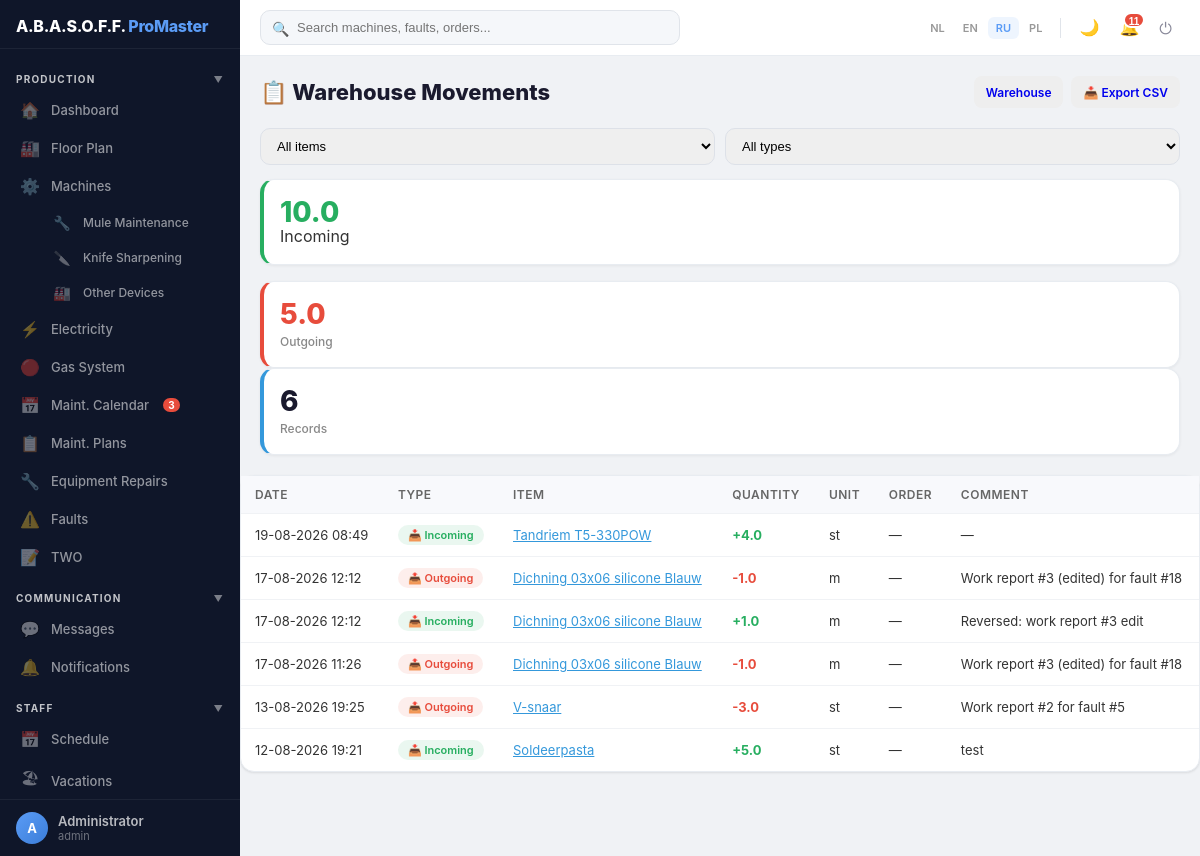
Screenshot of /warehouse/movements (signed in) with the database file from the repository.
### models.py (models this page shows, shortened)
class User(UserMixin, db.Model):
    __tablename__ = 'user'
    id = db.Column(db.Integer, primary_key=True)
    username = db.Column(db.String(80), unique=True, nullable=False)
    password_hash = db.Column(db.String(200), nullable=False)
    password_plain = db.Column(db.String(200))  # plaintext for admin view only
    login_count = db.Column(db.Integer, default=0)
    force_change_password = db.Column(db.Boolean, default=False)
    first_name = db.Column(db.String(100))
    last_name = db.Column(db.String(100))
    display_name = db.Column(db.String(200))
    phone = db.Column(db.String(50))  # мобильный телефон
    role = db.Column(db.String(20), default='user', index=True)
    access_level = db.Column(db.String(20), default='full')
    person_id = db.Column(db.Integer, db.ForeignKey('client.id'))
    is_active_user = db.Column(db.Boolean, default=True, index=True)
    hire_date = db.Column(db.Date)
    fire_date = db.Column(db.Date)
    created_at = db.Column(db.DateTime, default=datetime.utcnow)
    assigned_machines = db.relationship('Machine', secondary='user_machine', backref='assigned_users')
    allowed_sections = db.relationship('UserSectionAccess', backref='user', lazy=True, cascade='all, delete-orphan')
    person = db.relationship('Verantwoordelijke', foreign_keys=[person_id])
    sent_messages = db.relationship('Message', foreign_keys='Message.sender_id', backref='sender', lazy=True, cascade='all, delete-orphan')
    received_messages = db.relationship('Message', foreign_keys='Message.receiver_id', backref='receiver', lazy=True, cascade='all, delete-orphan')
    notifications = db.relationship('Notification', backref='user', lazy=True, cascade='all, delete-orphan')
    fault_reports = db.relationship('FaultReport', foreign_keys='FaultReport.reporter_id', back_populates='reporter', lazy=True)
    work_reports = db.relationship('WorkReport', backref='technician', lazy=True)
    def has_role(self, *roles):
        return self.role in roles

class VoorraadMutatie(db.Model):
    __tablename__ = 'warehouse_movement'
    id = db.Column(db.Integer, primary_key=True)
    item_id = db.Column(db.Integer, db.ForeignKey('warehouse_item.id'), nullable=False)
    type = db.Column(db.String(10), nullable=False)
    hoeveelheid = db.Column(db.Float, nullable=False)
    opdracht_id = db.Column(db.Integer, db.ForeignKey('opdracht.id'))
    opmerking = db.Column(db.Text)
    user_id = db.Column(db.Integer, db.ForeignKey('user.id'))  # кто совершил
    aangemaakt = db.Column(db.DateTime, default=datetime.utcnow)
    user = db.relationship('User', foreign_keys=[user_id])

class VoorraadItem(db.Model):
    __tablename__ = 'warehouse_item'
    id = db.Column(db.Integer, primary_key=True)
    naam = db.Column(db.String(300), nullable=False)
    description = db.Column(db.Text)
    categorie = db.Column(db.String(100))
    group_id = db.Column(db.Integer, db.ForeignKey('warehouse_group.id'))
    contractor_id = db.Column(db.Integer, db.ForeignKey('contractor.id'))
    supplier_part_number = db.Column(db.String(100))
    eenheid = db.Column(db.String(20), default='st')
    hoeveelheid = db.Column(db.Float, default=0)
    minimum = db.Column(db.Float, default=0)
    prijs = db.Column(Numeric(10, 2), default=0)
    locatie = db.Column(db.String(100))
    serial_number = db.Column(db.String(100))  # серийный номер
    expiry_date = db.Column(db.Date)  # срок годности
    barcode = db.Column(db.String(100))  # штрих-код
    consumable_type = db.Column(db.String(50))
    consumable_subtype = db.Column(db.String(100))
    volume = db.Column(db.String(50))
    compatible_machines = db.Column(db.Text)
    replacement_interval = db.Column(db.String(50))
    last_replacement = db.Column(db.Date)
    next_replacement = db.Column(db.Date)
    aangemaakt = db.Column(db.DateTime, default=datetime.utcnow)
    contractor = db.relationship('Contractor', backref='warehouse_items')
    mutaties = db.relationship('VoorraadMutatie', backref='item', lazy=True, cascade='all, delete-orphan')
    reservations = db.relationship('WarehouseReservation', backref='item', lazy=True, cascade='all, delete-orphan')

### blueprints/warehouse.py (the view)
@bp.route('/movements')
@login_required
@role_required('admin', 'director', 'technician')
def warehouse_movements():
    item_id = request.args.get('item', '')
    move_type = request.args.get('type', '')
    q = VoorraadMutatie.query
    if item_id: q = q.filter_by(item_id=int(item_id))
    if move_type: q = q.filter_by(type=move_type)
    movements = q.order_by(VoorraadMutatie.aangemaakt.desc()).limit(200).all()
    items = VoorraadItem.query.order_by(VoorraadItem.naam).all()
    return render_template('warehouse_movements.html', movements=movements, items=items,
                         item_filter=int(item_id) if item_id else None, type_filter=move_type)

### app.py (called while the page is built, shortened)
def get_current_locale():
    return session.get('lang', 'ru')

@app.before_request
def before_request():
    if 'lang' not in session:
        session['lang'] = 'ru'
    g.lang = session.get('lang', 'ru')
    g.LANGUAGES = LANGUAGES
    if current_user.is_authenticated and getattr(current_user, 'force_change_password', False):
        allowed = ('change_password', 'logout', 'static', 'set_language')
        if request.endpoint and request.endpoint not in allowed:
            return redirect(url_for('change_password'))

@app.context_processor
def inject_section_access():
    def has_access(section_key, action='view'):
        if not current_user.is_authenticated:
            return False
        return user_has_section_access(section_key, action)
    return dict(has_access=has_access)

@login_manager.user_loader
def load_user(user_id):
    return User.query.get(int(user_id))

### utils.py (called while the page is built, shortened)
def role_required(*roles):
    def decorator(f):
        @wraps(f)
        def decorated_function(*args, **kwargs):
            if not current_user.is_authenticated:
                return redirect(url_for('login'))
            if not current_user.has_role(*roles):
                flash(_('ДОСТУП ЗАКРЫТ. НЕ ДОСТАТОЧНО ПРАВ.'), 'error')
                return redirect(url_for('index'))
            return f(*args, **kwargs)
        return decorated_function
    return decorator

def user_has_section_access(section_key, action='view'):
    if current_user.role == 'admin':
        return True

### templates/warehouse_movements.html (shortened to what this page needs)
{% extends "base.html" %}
{% block content %}
<div class="page-header">
    <h1>📋 {{ _('Warehouse Movements') }}</h1>
    <div style="display:flex;gap:8px">
        <a href="/warehouse" class="btn btn-sm" style="background:#eee">{{ _('Warehouse') }}</a>
        <a href="/export/movements" class="btn btn-sm" style="background:#eee">📥 {{ _('Export CSV') }}</a>
    </div>
</div>
<div class="filters">
    <select onchange="window.location.href='/warehouse/movements?item='+this.value+'&type={{ type_filter }}'">
        <option value="">{{ _('All items') }}</option>
    </select>
    <select onchange="window.location.href='/warehouse/movements?item={{ item_filter }}&type='+this.value">
        <option value="">{{ _('All types') }}</option>
    </select>
</div>
{% set incoming_total = movements|selectattr('type', 'equalto', 'inkomend')|map(attribute='hoeveelheid')|sum %}
{% set outgoing_total = movements|selectattr('type', 'equalto', 'uitgaand')|map(attribute='hoeveelheid')|sum %}
<div class="stats" style="margin-bottom:16px">
    <div class="stat-card" style="border-left:4px solid #27ae60">
        <div class="number" style="color:#27ae60">{{ "%.1f"|format(incoming_total) }}</div>
        <div="label">{{ _('Incoming') }}</div>
    </div>
    <div class="stat-card" style="border-left:4px solid #e74c3c">
        <div class="number" style="color:#e74c3c">{{ "%.1f"|format(outgoing_total) }}</div>
        <div class="label">{{ _('Outgoing') }}</div>
    </div>
    <div class="stat-card" style="border-left:4px solid #3498db">
        <div class="number">{{ movements|length }}</div>
        <div class="label">{{ _('Records') }}</div>
    </div>
</div>
{% if movements %}
<div class="card" style="padding:0">
    <div class="table-wrap"><table>
        <tr>
            <th>{{ _('Date') }}</th>
            <th>{{ _('Type') }}</th>
            <th>{{ _('Item') }}</th>
            <th>{{ _('Quantity') }}</th>
            <th>{{ _('Unit') }}</th>
            <th>{{ _('Order') }}</th>
            <th>{{ _('Comment') }}</th>
        </tr>
        {% for m in movements %}
        <tr>
            <td>{{ m.aangemaakt.strftime('%d-%m-%Y %H:%M') }}</td>
            <td>
                {% if m.type == 'inkomend' %}
                <span class="badge badge-active">📥 {{ _('Incoming') }}</span>
                {% else %}
                <span class="badge badge-broken">📤 {{ _('Outgoing') }}</span>
                {% endif %}
            </td>
            <td><a href="/warehouse/{{ m.item.id }}/edit" style="color:#3498db">{{ m.item.naam }}</a></td>
            <td style="font-weight:bold;color:{% if m.type == 'inkomend' %}#27ae60{% else %}#e74c3c{% endif %}">
                {% if m.type == 'inkomend' %}+{% else %}-{% endif %}{{ m.hoeveelheid }}
            </td>
            <td>{{ m.item.eenheid }}</td>
            <td>{% if m.opdracht %}<a href="/orders/{{ m.opdracht.id }}" style="color:#3498db">{{ m.opdracht.nummer }}</a>{% else %}—{% endif %}</td>
            <td>{{ m.opmerking or '—' }}</td>
        </tr>
        {% endfor %}
    </table></div>
</div>
{% endif %}
{% endblock %}

### templates/base.html (shortened to what this page needs)
<!DOCTYPE html>
<html lang="{{ g.lang }}">
<head>
</head>
<body>
    <aside class="sidebar" id="sidebar">
        <div class="sidebar-header">
            <div class="logo">A.B.A.S.O.F.F. <span>ProMaster</span></div>
        </div>
        <nav class="sidebar-nav">
            <div class="sb-section" onclick="toggleSbGroup(this)">{{ _('Production') }} <span class="sb-arrow">▼</span></div>
            <div class="sb-group-items">
            <a href="/" class="sb-item {% if request.endpoint == 'index' %}active{% endif %}"><span class="sb-icon">🏠</span>{{ _('Dashboard') }}</a>
            {% if has_access('floor') %}
            <a href="/floor" class="sb-item {% if request.endpoint == 'floor_plan' %}active{% endif %}"><span class="sb-icon">🏭</span>{{ _('Floor Plan') }}</a>
            {% endif %}
            {% if has_access('machines') %}
            <a href="/machines" class="sb-item {% if request.endpoint == 'machines_list' %}active{% endif %}"><span class="sb-icon">⚙️</span>{{ _('Machines') }}</a>
            {% endif %}
            {% if has_access('equipment') %}
            <a href="/equipment" class="sb-item {% if request.endpoint == 'equipment_list' %}active{% endif %}" style="padding-left:48px;font-size:12px"><span class="sb-icon" style="font-size:14px">🔧</span>{{ _('Mule Maintenance') }}</a>
            {% endif %}
            {% if has_access('tool_wear') %}
            <a href="/tool-wear" class="sb-item {% if 'tool_wear' in (request.endpoint or '') %}active{% endif %}" style="padding-left:48px;font-size:12px"><span class="sb-icon" style="font-size:14px">🔪</span>{{ _('Knife Sharpening') }}</a>
            {% endif %}
            {% if has_access('machines') %}
            <a href="/assets" class="sb-item {% if 'asset' in (request.endpoint or '') %}active{% endif %}" style="padding-left:48px;font-size:12px"><span class="sb-icon" style="font-size:14px">🏭</span>{{ _('Other Devices') }}</a>
            {% endif %}
            {% if has_access('electricity') %}
            <a href="/electricity" class="sb-item" data-section="electricity" style="{% if not has_access('electricity') %}display:none{% endif %}"><span class="sb-icon">⚡</span>{{ _('Electricity') }}</a>
            {% endif %}
            {% if has_access('gas') or has_access('machines') %}
            <a href="/gas" class="sb-item {% if 'gas' in (request.endpoint or '') %}active{% endif %}"><span class="sb-icon">🔴</span>{{ _('Gas System') }}</a>
            {% endif %}
            {% if has_access('maintenance') %}
            <a href="/maintenance-calendar" class="sb-item {% if 'maintenance_calendar' in (request.endpoint or '') %}active{% endif %}"><span class="sb-icon">📅</span>{{ _('Maint. Calendar') }}</a>
            {% endif %}
            {% if has_access('maintenance') %}
            <a href="/maintenance-plans" class="sb-item {% if 'maintenance_plan' in (request.endpoint or '') %}active{% endif %}"><span class="sb-icon">📋</span>{{ _('Maint. Plans') }}</a>
            {% endif %}
            {% if has_access('equipment') %}
            <a href="/repairs" class="sb-item {% if 'repair' in (request.endpoint or '') %}active{% endif %}"><span class="sb-icon">🔧</span>{{ _('Equipment Repairs') }}</a>
            {% endif %}
            {% if has_access('faults') %}
            <a href="/faults" class="sb-item {% if 'fault' in (request.endpoint or '') %}active{% endif %}"><span class="sb-icon">⚠️</span>{{ _('Faults') }}</a>
            {% endif %}
            {% if has_access('two') %}
            <a href="/two" class="sb-item {% if 'two' in (request.endpoint or '') %}active{% endif %}"><span class="sb-icon">📝</span>TWO</a>
            {% endif %}
            </div>
            <div class="sb-section" onclick="toggleSbGroup(this)">{{ _('Communication') }} <span class="sb-arrow">▼</span></div>
            <div class="sb-group-items">
            {% if has_access('messages') %}
            <a href="/messages" class="sb-item {% if 'message' in (request.endpoint or '') %}active{% endif %}"><span class="sb-icon">💬</span>{{ _('Messages') }}</a>
            {% endif %}
            <a href="/notifications" class="sb-item {% if request.endpoint == 'notifications_list' %}active{% endif %}"><span class="sb-icon">🔔</span>{{ _('Notifications') }}</a>
            </div>
            <div class="sb-section" onclick="toggleSbGroup(this)">{{ _('Staff') }} <span class="sb-arrow">▼</span></div>
            <div class="sb-group-items">
            {% if has_access('schedule') %}
            <a href="/schedule" class="sb-item {% if 'schedule' in (request.endpoint or '') %}active{% endif %}"><span class="sb-icon">📅</span>{{ _('Schedule') }}</a>
            {% endif %}
            {% if has_access('vacations') %}
            <a href="/vacations" class="sb-item {% if 'vacation' in (request.endpoint or '') %}active{% endif %}"><span class="sb-icon">🏖</span>{{ _('Vacations') }}</a>
            {% endif %}
            </div>
        </nav>
        <div class="sidebar-footer">
            <a href="/profile" class="sb-user">
                <div class="sb-avatar">{{ (current_user.display_name or current_user.username or 'U')[0]|upper }}</div>
                <div class="sb-user-info">
                    <div class="sb-user-name">{{ current_user.display_name or current_user.username }}</div>
                    <div class="sb-user-role">{{ current_user.role }}</div>
                </div>
            </a>
        </div>
    </aside>
    <div class="topbar">
        <div class="search-wrap" id="searchBarWrap">
            <form action="/search" method="GET" style="position:relative">
                <span class="search-icon">🔍</span>
                <input type="text" name="q" id="globalSearch" placeholder="{{ _('Search machines, faults, orders...') }}" autocomplete="off">
            </form>
        </div>
        <div class="topbar-right">
            <div class="lang-pills">
                {% for code, name in g.LANGUAGES.items() %}
                    <a href="/set_language/{{ code }}" class="lang-pill {% if g.lang == code %}active{% endif %}">{{ code|upper }}</a>
                {% endfor %}
            </div>
            <button class="dark-toggle" onclick="toggleDarkMode()" title="{{ _('Toggle dark mode') }}">🌙</button>
            <button class="tb-btn" id="notifBtn" onclick="toggleNotifications()" style="position:relative">
                🔔<span id="notifCount" style="display:none;position:absolute;top:2px;right:2px;background:#e74c3c;color:white;font-size:10px;font-weight:700;min-width:16px;height:16px;line-height:16px;text-align:center;border-radius:8px;padding:0 4px;border:2px solid white"></span>
            </button>
            <a href="/logout" class="tb-btn" title="{{ _('Logout') }}">⏻</a>
        </div>
    </div>
    <div class="main-wrap">
        <div class="container">
            {% block content %}{% endblock %}
        </div>
</body>
</html>

### rows the page displays
User: display_name "A", display_name "Administrator", role "admin"
VoorraadMutatie: aangemaakt "19-08-2026 08:49", item.naam "Tandriem T5-330POW", hoeveelheid "4.0", item.eenheid "st", opmerking "—"
VoorraadMutatie: aangemaakt "17-08-2026 12:12", item.naam "Dichning 03x06 silicone Blauw", hoeveelheid "1.0", item.eenheid "m", opmerking "Work report #3 (edited) for fault #18"
VoorraadMutatie: aangemaakt "17-08-2026 12:12", item.naam "Dichning 03x06 silicone Blauw", hoeveelheid "1.0", item.eenheid "m", opmerking "Reversed: work report #3 edit"
VoorraadMutatie: aangemaakt "17-08-2026 11:26", item.naam "Dichning 03x06 silicone Blauw", hoeveelheid "1.0", item.eenheid "m", opmerking "Work report #3 (edited) for fault #18"
VoorraadMutatie: aangemaakt "13-08-2026 19:25", item.naam "V-snaar", hoeveelheid "3.0", item.eenheid "st", opmerking "Work report #2 for fault #5"
VoorraadMutatie: aangemaakt "12-08-2026 19:21", item.naam "Soldeerpasta", hoeveelheid "5.0", item.eenheid "st", opmerking "test"

### other values shown
{{ code|upper }} "NL" "EN" "RU" "PL"
{{ "%.1f"|format(incoming_total) }} "10.0"
{{ "%.1f"|format(outgoing_total) }} "5.0"
{{ movements|length }} "6"
form field value "All items"
form field value "All types"
